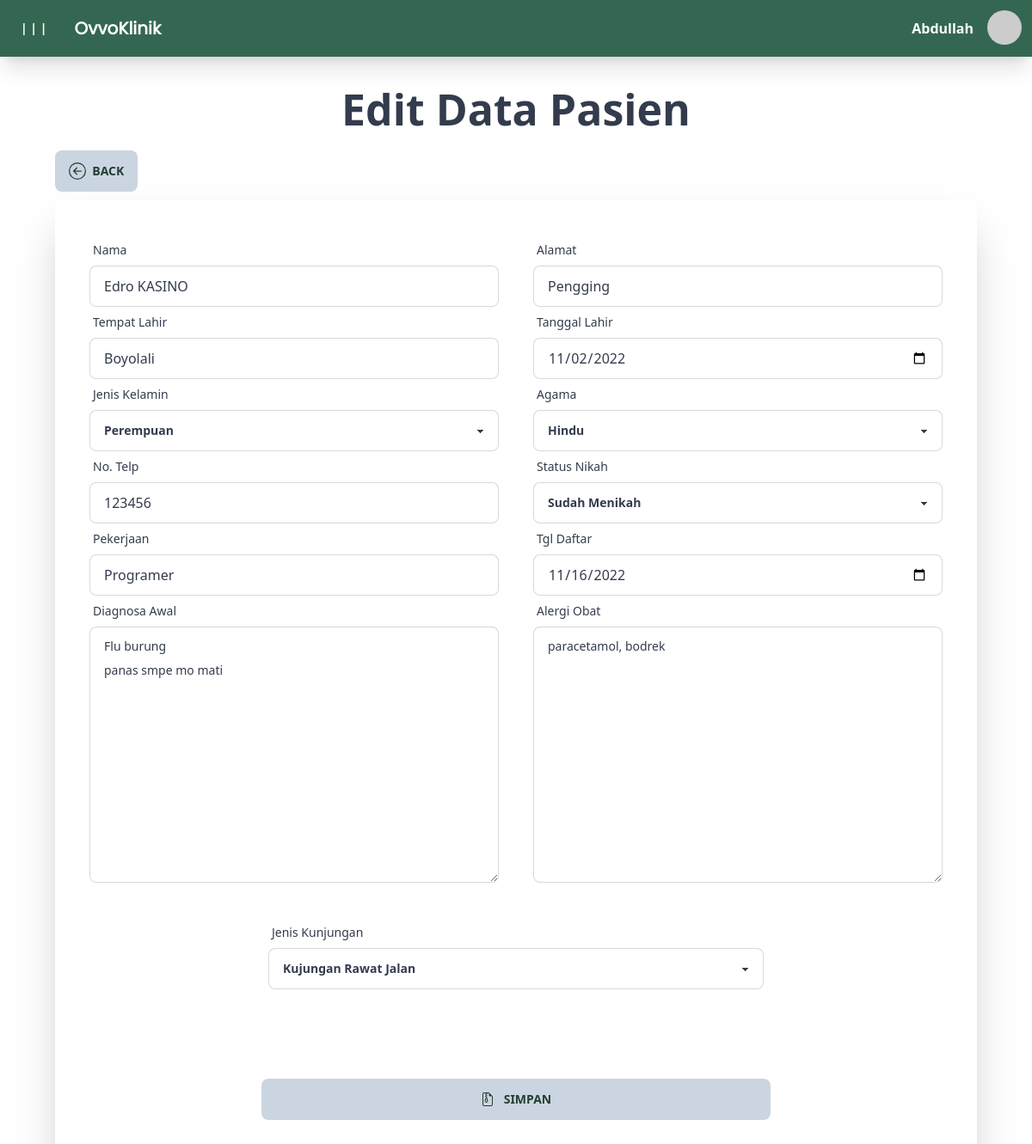
Page /src/page/home.php?page=edit_pasien&id=5 (signed in) on the earlier database version.
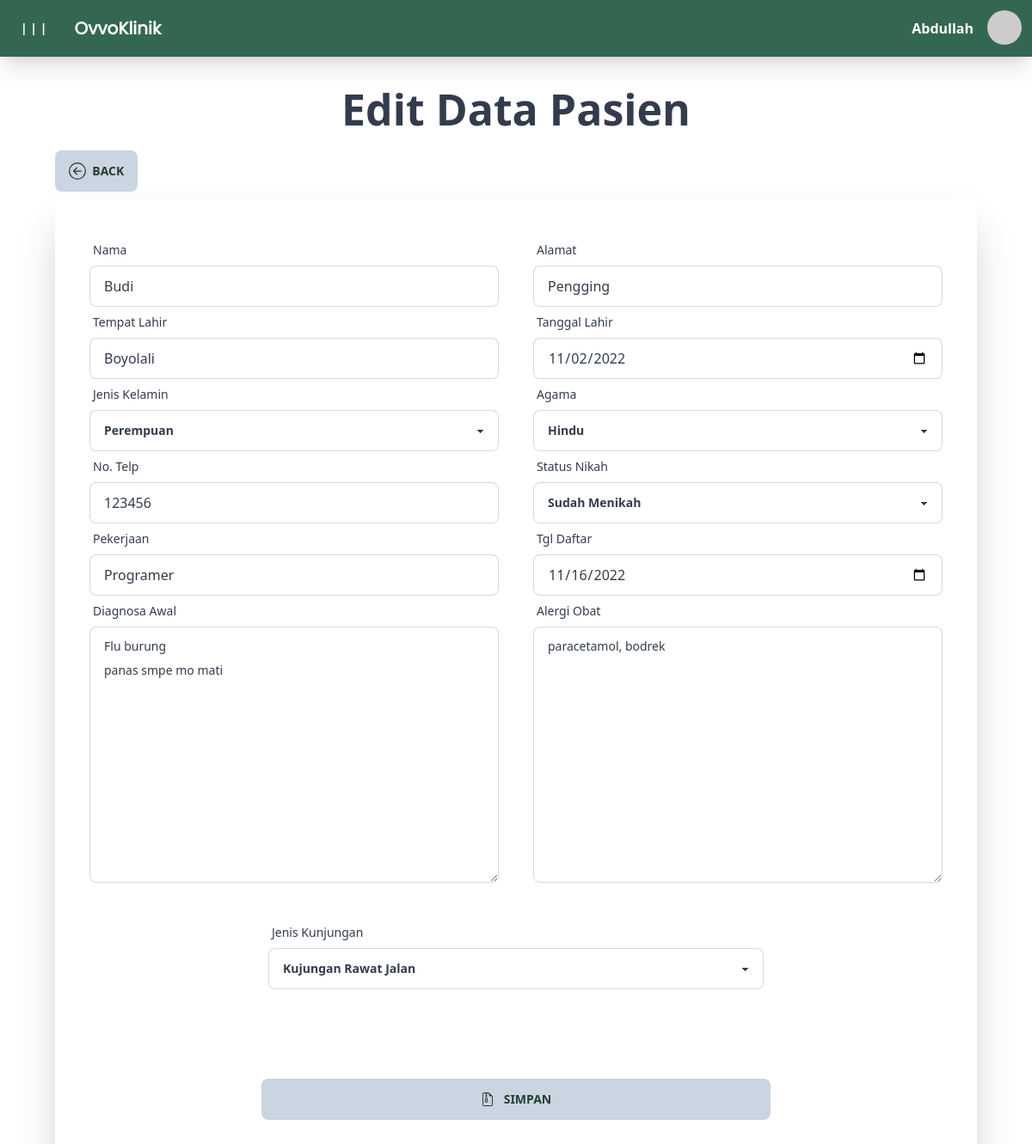
Same page on the later database version.
### tables this page shows
CREATE TABLE `pasien` (
  `id` int(7) NOT NULL,
  `kode` varchar(30) NOT NULL,
  `nama` varchar(50) NOT NULL,
  `jenis_kelamin` char(1) NOT NULL,
  `tempat_lahir` varchar(30) NOT NULL,
  `tgl_lahir` varchar(20) NOT NULL,
  `alamat` varchar(255) NOT NULL,
  `agama` int(1) NOT NULL,
  `status_nikah` char(1) NOT NULL,
  `pekerjaan` varchar(50) NOT NULL,
  `alergi_obat` varchar(255) NOT NULL,
  `jenis_kunjungan` char(1) NOT NULL,
  `tgl_daftar` varchar(20) NOT NULL,
  `diagnosa_awal` varchar(255) NOT NULL,
  `telp` varchar(50) NOT NULL DEFAULT ''
);

### src/engine/koneksi.php (called while the page is built, shortened)
<?php
    class database {
        var $host = 'localhost';
        var $username = 'root';
        var $password = '';
        var $db = 'ovvo';
        function __construct(){
            $this -> koneksi = mysqli_connect(
                $this -> host,
                $this -> username,
                $this -> password,
                $this -> db
            );
        }
         function tampil_pasien_by_id($id) {
            $kode = mysqli_query($this -> koneksi, "SELECT * FROM pasien WHERE id = '$id'");
            $data = mysqli_fetch_array($kode);
            return $data;
         }
    }

### src/page/pasien/edit_pasien.php (the view, shortened to what the changed rows need)
<?php
$data = $db->tampil_pasien_by_id($_GET['id']);
?>
<center>
    <br>
    <div style="padding-bottom: 10px; ;">
        <h1 style="font-size: 50px;" class="font-bold">Edit Data Pasien</h1>
    </div>
</center>
<div class="md:px-16 px-5">
    <div style="padding-bottom: 10px;">
        <a href="../page/home.php?page=data_pasien">
            <button style="border: 0;" class="btn btn-primary font-semibold bg-slate-300 hover:bg-teal-500">
                &nbsp;&nbsp;Back
            </button>
        </a>
    </div>
    <div>
        <div class="shadow-2xl">
            <div class="px-10 py-10">
                <form action="pasien/proses.php?aksi=edit&id=<?= $_GET['id']; ?>" method="post">
                    <div class="gap-0 grid justify-items-center w-full md:grid-cols-2 gap-x-10 grid-cols-1">
                        <div class="form-control w-full max-w-xl">
                            <label class="label">
                                <span class="label-text">Nama</span>
                            </label>
                            <input value="<?= $data['nama']; ?>" name="nama" type="text" placeholder="" class="input input-bordered w-full max-w-xl" required />
                        </div>
                        <div class="form-control w-full max-w-xl">
                            <label class="label">
                                <span class="label-text">Alamat</span>
                            </label>
                            <input value="<?= $data['alamat']; ?>" name="alamat" type="text" placeholder="" class="input input-bordered w-full max-w-xl" required />
                        </div>
                        <div class="form-control w-full max-w-xl">
                            <label class="label">
                                <span class="label-text">Tempat Lahir</span>
                            </label>
                            <input value="<?= $data['tempat_lahir']; ?>" name="tempat_lahir" type="text" placeholder="" class="input input-bordered w-full max-w-xl" required />
                        </div>
                        <div class="form-control w-full max-w-xl">
                            <label class="label">
                                <span class="label-text">Tanggal Lahir</span>
                            </label>
                            <input value="<?= $data['tgl_lahir']; ?>" name="tgl_lahir" type="date" placeholder="" class="input input-bordered w-full max-w-xl" required />
                        </div>
                        <div class="form-control w-full max-w-xl">
                            <label class="label">
                                <span class="label-text">Jenis Kelamin</span>
                            </label>
                            <select value="<?= $data['jenis_kelamin']; ?>" name="jenis_kelamin" class="select w-full select-bordered" name="type" id="types" required>
                                <option <?php if ($data['jenis_kelamin'] == 'P') {
                                            echo 'selected';
                                        } ?>  value="P">Perempuan</option>
                            </select>
                        </div>
                        <div class="form-control w-full max-w-xl">
                            <label class="label">
                                <span class="label-text">Agama</span>
                            </label>
                            <select name="agama" class="select w-full select-bordered" required>
                                <option <?php if ($data['agama'] == '4') {
                                            echo 'selected';
                                        } ?> value="4">Hindu</option>
                            </select>
                        </div>
                        <div class="form-control w-full max-w-xl">
                            <label class="label">
                                <span class="label-text">No. Telp</span>
                            </label>
                            <input value="<?= $data['telp']; ?>" name="telp" type="text" placeholder="" class="input input-bordered w-full max-w-xl" required />
                        </div>
                        <div class="form-control w-full max-w-xl">
                            <label class="label">
                                <span class="label-text">Status Nikah</span>
                            </label>
                            <select name="status_nikah" class="select w-full select-bordered" required>
                                <option <?php if ($data['status_nikah'] == 'S') {
                                            echo 'selected';
                                        } ?> value="S">Sudah Menikah</option>
                            </select>
                        </div>
                        <div class="form-control w-full max-w-xl">
                            <label class="label">
                                <span class="label-text">Pekerjaan</span>
                            </label>
                            <input value="<?= $data['pekerjaan'] ?>" name="pekerjaan" type="text" placeholder="" class="input input-bordered w-full max-w-xl" required />
                        </div>
                        <div class="form-control w-full max-w-xl">
                            <label class="label">
                                <span class="label-text">Tgl Daftar</span>
                            </label>
                            <input value="<?= $data['tgl_daftar'] ?>" name="tgl_daftar" type="date" placeholder="" class="input input-bordered w-full max-w-xl" required />
                        </div>
                        <div class="form-control w-full max-w-xl">
                            <label class="label">
                                <span class="label-text">Diagnosa Awal</span>
                            </label>
                            <textarea name="diagnosa" id="diagnosa" cols="30" rows="10" class="textarea textarea-bordered"><?= $data['diagnosa_awal'] ?></textarea>
                        </div>
                        <div class="form-control w-full max-w-xl">
                            <label class="label">
                                <span class="label-text">Alergi Obat</span>
                            </label>
                            <textarea name="alergi" id="alergi" cols="30" rows="10" class="textarea textarea-bordered"><?= $data['alergi_obat'] ?></textarea>
                        </div>
                    </div>
                    <div class="px-10 py-10 grid justify-items-center w-full gap-x-10 grid-cols-1">
                        <div class="form-control w-full max-w-xl">
                            <label class="label">
                                <span class="label-text">Jenis Kunjungan</span>
                            </label>
                            <select name="jenis_kunjungan" class="select w-full select-bordered" required>
                                <option <?php if ($data['jenis_kunjungan'] == 'J') {
                                            echo 'selected';
                                        } ?> value="J">Kujungan Rawat Jalan</option>
                            </select>
                        </div>
                    </div>
                    <div class="px-10 py-10 grid justify-items-center w-full gap-x-10 grid-cols-1">
                        <div class="form-control w-full my-6 px-40">
                            <button type="submit" name="simpan" style="border: 0;" class="btn btn-primary bg-slate-300 hover:bg-teal-500">
                                &nbsp;&nbsp; Simpan
                            </button>
                        </div>
                    </div>
                </form>
            </div>
        </div>
    </div>
</div>
<br><br>

Differences in the rows shown:
changed pasien "Pengging": nama "Edro KASINO" → "Budi"
